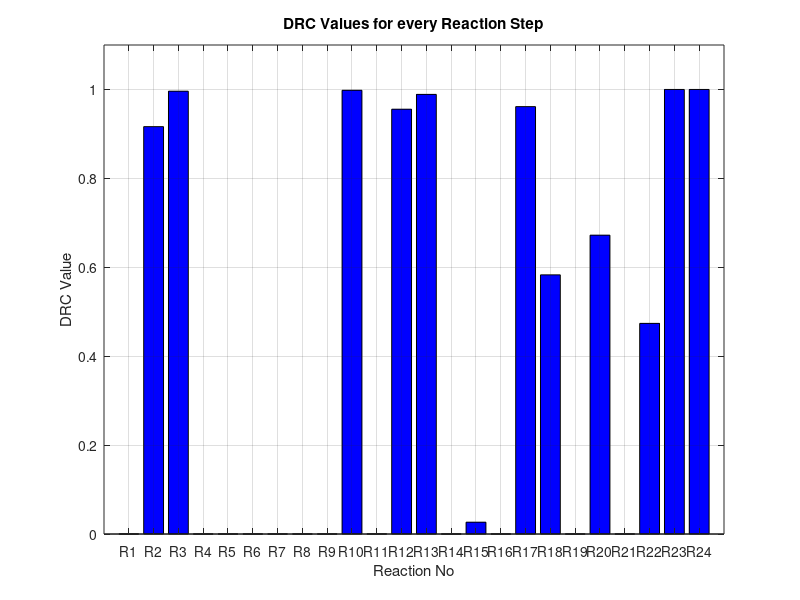

The MATLAB source for this figure:
clear all
clc

N = 6.023E17; %conversion from molecules in 1 cm^3 to 1 m^3
kf=[1.1*10^-8 2.2*10^9 1.5*10^11 N*2.2*10^-21 N*3.2*10^-22 N*10^-23 N*9.4*10^-27 N*2.3*10^-23 N*3.1*10^-21 N*6.9*10^-13 N*9.9*10^-24 9.5*10^9 8.7*10^10 6.8*10^3 8.4*10^5 7.1*10^3 5*10^9 5.8*10^8 4.4*10^-1 1.4*10^8 2.4*10^1 4.7*10^6 N*1.9*10^-10 N*2.8*10^-10];

kb=[N*4.1*10^-10 N*1.5*10^-9  N*4.4*10^-9 N*1.9*10^-10 4.1*10^9 N*1.9*10^-12 N*6.6*10^-11 3.9*10^2 4.7*10^4 N*5.7*10^-15 N*3.8*10^-19 N*3.3*10^-9 N*7.3*10^-9 N*3*10^-9  N*2.3*10^-10 N*1.4*10^-9 N*1.5*10^-9 N*3.1*10^-9 N*3.7*10^-12 N*5.1*10^-10 N*5*10^-10 N*3.9*10^-11 1.8*10^-10 2.7*10^-4];% Define other rate constants similarly for other reactions (k2f, k2b, ..., k24b)

% Initial conditions
Pc1 = 0.45*101325;   % Initial pressure of CH4 in Pa
Par = 0.45*101325;    % Initial pressure of Ar in Pa
Pc5 = 0.1*101325;     % Initial pressure of Na in Pa
P = 1*101325;    % Total pressure in Pa
V = 0.001;          % Volume of the reactor in m^3

% Calculate the concentrations of species in the reactor
y1 = Pc1 * V / P;    % Number of moles of CH4
yar = Par * V / P;      % Number of moles of Ar
y5 = Pc5 * V / P;      % Number of moles of Na

% Calculate DRC values for each reaction step
X = zeros(24, 1); % Initialize DRC values for 24 reactions

% Calculate DRC for each reaction step
for i = 1:24
    
    % Calculate DRC for the current step
    X(i) = (kf(i) * y1) / (kf(i) * y1 + kb(i) * y5);
end
% Perform sensitivity analysis based on degree of rate control
%Find indices where DRC values are greater than or equal to 0.5
rel_DRC = find(X > 0.98);

% Display the indices
disp('Indices of DRC values greater than or equal to 0.98:');
disp(rel_DRC);
%Define the DRC values obtained from the previous calculation
DRC_values = [X(1), X(2),X(3),X(4),X(5),X(6),X(7),X(8),X(9),X(10),X(11),X(12),X(13),X(14),X(15),X(16),X(17),X(18),X(19),X(20),X(21),X(22),X(23),X(24)]; 

% Define reaction labels for the x-axis
reaction_No = {'R1', 'R2','R3','R4','R5','R6','R7','R8','R9','R10','R11','R12','R13','R14','R15','R16','R17','R18','R19','R20','R21','R22','R23','R24'}; 

% Plotting the bar graph
figure;
bar(1:24, X, 'b');
xlim([0, 25]); 
ylim([0, 1.1]);  
xticks(1:24);
xticklabels(reaction_No);

xlabel('Reaction No');
ylabel('DRC Value');
title('DRC Values for every Reaction Step');
grid on;